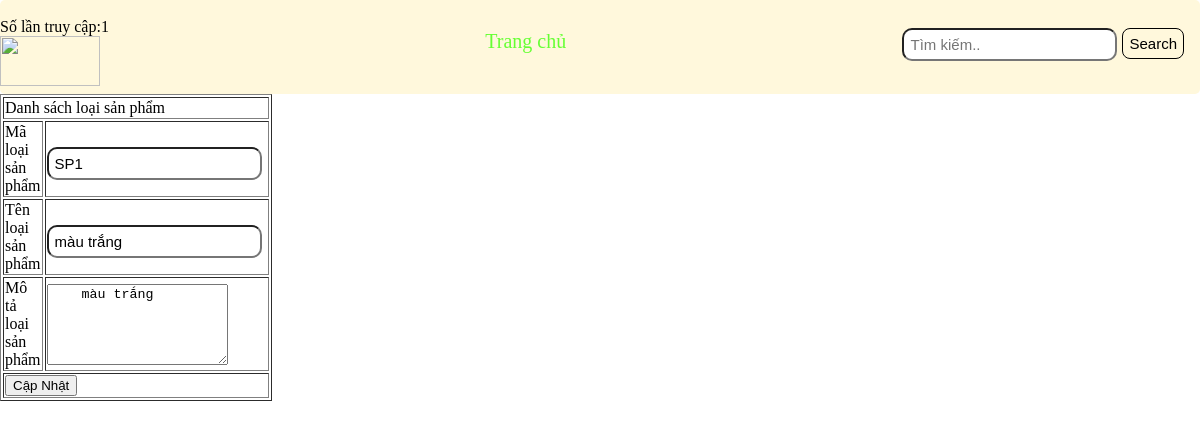
The page /update_loaisp.php?id=SP1 on the database its author committed.
### tables this page shows
CREATE TABLE `adproducttype` (
  `Ma_loaisp` varchar(50) NOT NULL,
  `Ten_loaisp` varchar(100) NOT NULL,
  `Mota_loaisp` text NOT NULL
);

### update_loaisp.php (the view, shortened to what this page needs)
<?php require_once "./view/header.php"; ?>
<body>
  <?php
    require_once "connect.php";
    require_once "view/header1.php";
    $id = $_GET["id"];
    $sql = "SELECT * FROM adproducttype WHERE Ma_loaisp = '$id'";
    $rel = mysqli_query($conn, $sql);
    $sanpham = mysqli_fetch_assoc($rel);
    $txt_maloaisp = isset($_POST["txt_maloaisp"])?trim($_POST["txt_maloaisp"]): $sanpham["Ma_loaisp"];
    $txt_tenloaisp = isset($_POST["txt_tenloaisp"])?trim($_POST["txt_tenloaisp"]): $sanpham["Ten_loaisp"];
    $txt_motaloaisp = isset($_POST["txt_motaloaisp"])?trim($_POST["txt_motaloaisp"]): $sanpham["Mota_loaisp"];
    ?>
  <form action="" method="post">
    <table width="200" border="1">
      <tr>
        <td colspan="4">Danh sách loại sản phẩm</td>
      </tr>
      <tr>
        <td>Mã loại sản phẩm</td>
        <td><input type="text" name="txt_maloaisp" value="<?php echo $txt_maloaisp; ?>" /></td>
      </tr>
      <tr>
        <td>Tên loại sản phẩm</td>
        <td><input type="text" name="txt_tenloaisp" value="<?php echo $txt_tenloaisp; ?>" /></td>
      </tr>
      <tr>
        <td>Mô tả loại sản phẩm</td>
        <td>
          <textarea name="txt_motaloaisp" cols="20" rows="5" value="<?php echo $txt_motaloaisp; ?>">
    <?php echo $txt_tenloaisp; ?>
    </textarea>
        </td>
      </tr>
      <tr>
        <td colspan="2">
          <input type="submit" name="btn_update" value="Cập Nhật" />
        </td>
      </tr>
    </table>
  </form>
</body>
</html>

### public/stylee.css (style rules this page uses)
body { margin: 0; padding: 0; box-sizing: border-box; }
input[type="text"] { padding: 6px; margin-top: 8px; font-size: 15px; margin-right: 5px; border-radius: 10px; }

### rows shown on the page
adproducttype: txt_maloaisp "SP1", txt_tenloaisp "màu trắng", txt_motaloaisp "màu trắng"

### other values the page prints
$_SESSION['counter'] "1"
